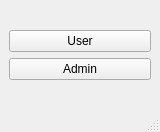
<ui version="4.0" >
 <class>LoginScreen</class>
 <widget class="QMainWindow" name="LoginScreen" >
  <property name="geometry" >
   <rect>
    <x>0</x>
    <y>0</y>
    <width>160</width>
    <height>132</height>
   </rect>
  </property>
  <property name="windowTitle" >
   <string>MainWindow</string>
  </property>
  <widget class="QWidget" name="centralwidget" >
   <layout class="QVBoxLayout" name="verticalLayout_2" >
    <item>
     <layout class="QVBoxLayout" name="verticalLayout" >
      <item>
       <widget class="QPushButton" name="user_button" >
        <property name="text" >
         <string>User</string>
        </property>
       </widget>
      </item>
      <item>
       <widget class="QPushButton" name="admin_button" >
        <property name="text" >
         <string>Admin</string>
        </property>
       </widget>
      </item>
     </layout>
    </item>
   </layout>
  </widget>
  <widget class="QMenuBar" name="menubar" >
   <property name="geometry" >
    <rect>
     <x>0</x>
     <y>0</y>
     <width>160</width>
     <height>22</height>
    </rect>
   </property>
  </widget>
  <widget class="QStatusBar" name="statusbar" />
 </widget>
 <resources/>
 <connections/>
</ui>
